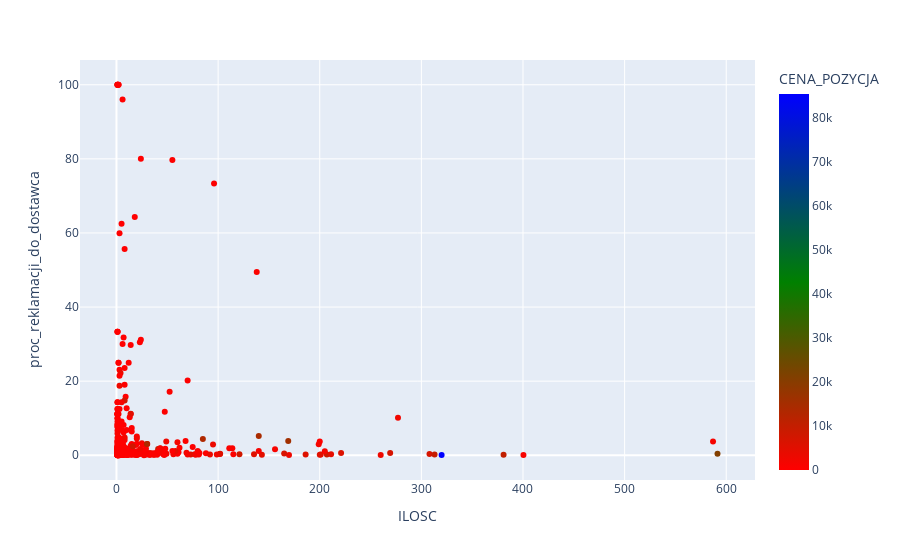

The notebook cell saved with this chart:
### Code cell
func_cluster(df_fi_sell, '', 'OUTLET',1)

### Figure 1 — Plotly figure (JSON) as saved in the notebook; plotly's stock layout.template omitted (floating-point values rounded to 4 significant figures; data arrays with more than 128 entries replaced by an {"elided": "..."} marker saying what was removed)
{"data": [{"hovertemplate": "ILOSC=%{x}<br>proc_reklamacji_do_dostawca=%{y}<br>CENA_POZYCJA=%{marker.color}<extra></extra>", "legendgroup": "", "marker": {"color": {"elided": "399 float values"}, "coloraxis": "coloraxis", "symbol": "circle"}, "mode": "markers", "name": "", "orientation": "v", "showlegend": false, "type": "scatter", "x": {"elided": "399 float values"}, "xaxis": "x", "y": {"elided": "399 float values"}, "yaxis": "y"}], "layout": {"autosize": true, "coloraxis": {"colorbar": {"title": {"text": "CENA_POZYCJA"}}, "colorscale": [[0, "red"], [0.5, "green"], [1, "blue"]]}, "legend": {"tracegroupgap": 0}, "margin": {"t": 60}, "xaxis": {"anchor": "y", "autorange": true, "domain": [0, 1], "range": [-33.43, 625.8], "title": {"text": "ILOSC"}, "type": "linear"}, "yaxis": {"anchor": "x", "autorange": true, "domain": [0, 1], "range": [-7.738, 107.7], "title": {"text": "proc_reklamacji_do_dostawca"}, "type": "linear"}}}
